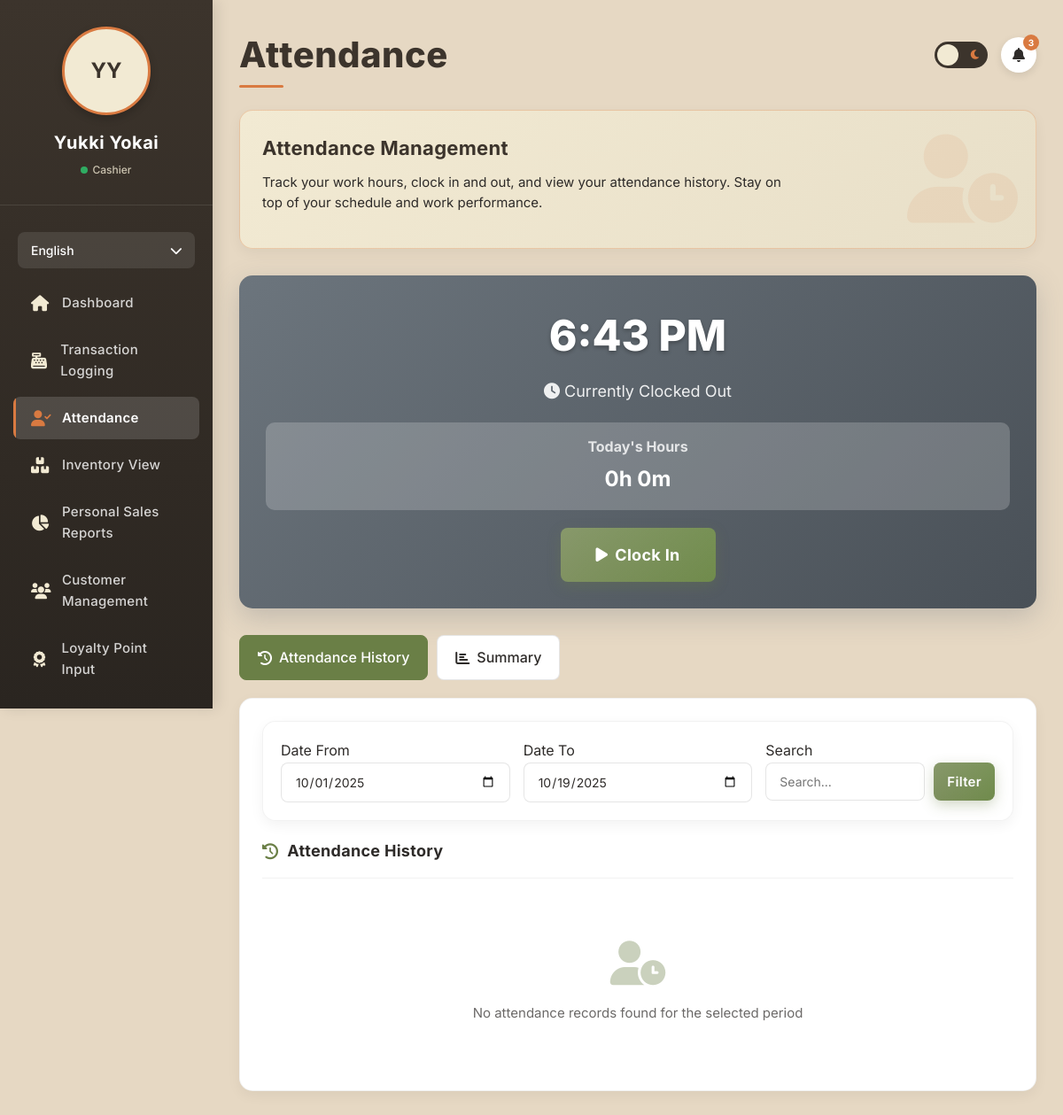
The page /Employee/attendance.php (signed in) on the database as committed earlier.
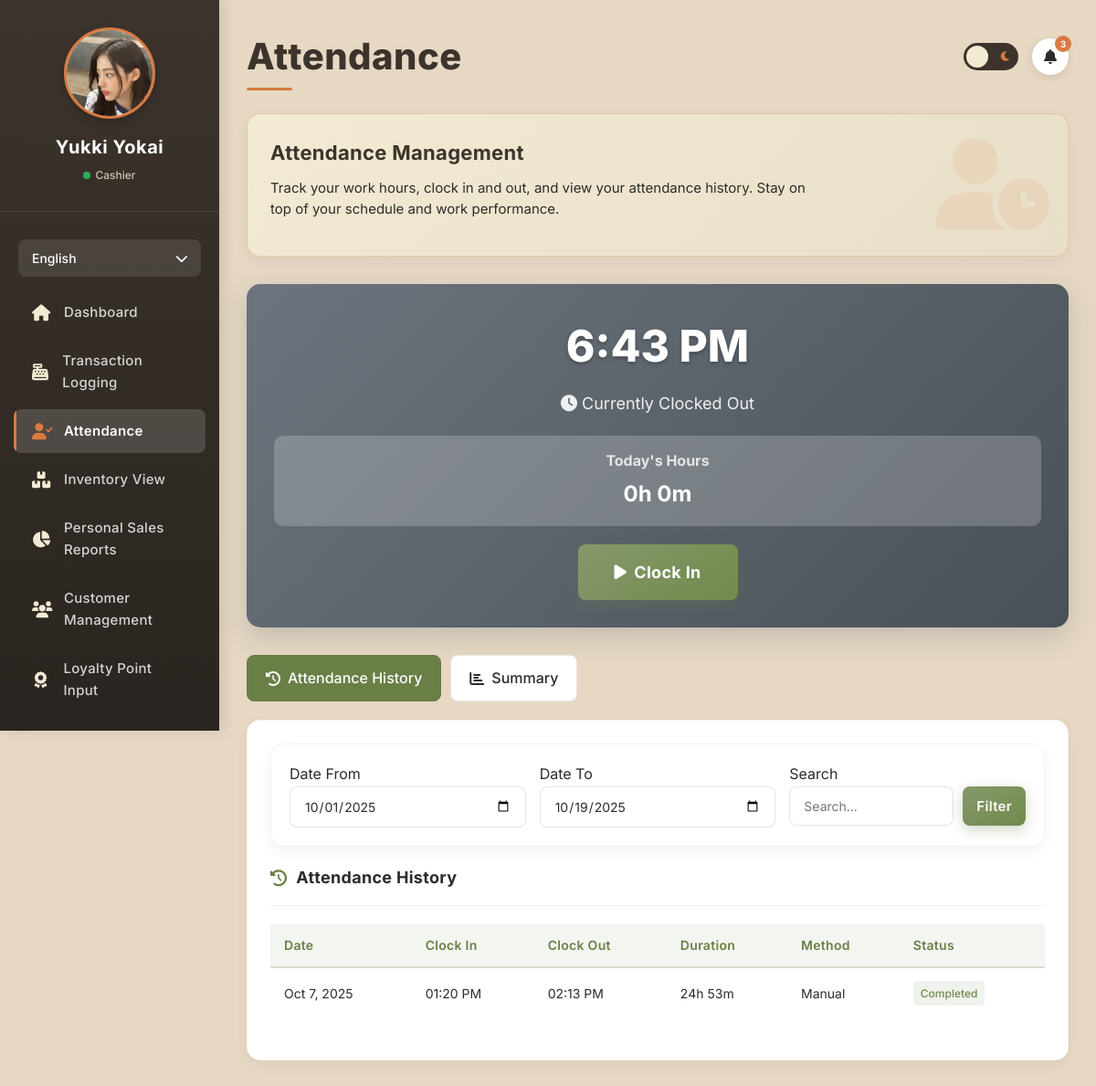
The same page on the database as committed later.
### tables this page shows
CREATE TABLE `employees` (
  `id` int(11) NOT NULL AUTO_INCREMENT,
  `first_name` varchar(100) NOT NULL,
  `last_name` varchar(100) NOT NULL,
  `username` varchar(50) NOT NULL,
  `password_hash` varchar(255) NOT NULL,
  `is_verified` tinyint(1) NOT NULL DEFAULT 0,
  `role_id` int(11) NOT NULL,
  `contact_number` varchar(20) DEFAULT NULL,
  `email` varchar(100) DEFAULT NULL,
  `profile_photo` varchar(255) DEFAULT NULL,
  `resume` varchar(255) DEFAULT NULL,
  `is_active` tinyint(1) DEFAULT 1,
  `created_at` timestamp NOT NULL DEFAULT current_timestamp(),
  `updated_at` timestamp NOT NULL DEFAULT current_timestamp() ON UPDATE current_timestamp(),
  `address` text DEFAULT NULL,
  `two_factor_auth` tinyint(1) DEFAULT 0,
  `two_factor_secret` varchar(32) DEFAULT NULL,
  `backup_codes` text DEFAULT NULL,
  `last_login` datetime DEFAULT NULL,
  `reset_token` varchar(64) DEFAULT NULL,
  `reset_token_expires` datetime DEFAULT NULL,
  PRIMARY KEY (`id`),
  UNIQUE KEY `username` (`username`),
  KEY `fk_employee_role` (`role_id`),
  CONSTRAINT `fk_employee_role` FOREIGN KEY (`role_id`) REFERENCES `employee_roles` (`id`)
);

CREATE TABLE `employee_roles` (
  `id` int(11) NOT NULL AUTO_INCREMENT,
  `role_name` varchar(50) NOT NULL,
  `description` text DEFAULT NULL,
  `is_active` tinyint(1) DEFAULT 1,
  PRIMARY KEY (`id`)
);

### Employee/attendance.php (the view, shortened to what the changed rows need)
<?php
require_once 'db_connection.php';
$language = 'en';
$t = $translations[$language];
$employee_id = $_SESSION['employee_id'];
$query = "SELECT e.*, r.role_name
          FROM employees e
          JOIN employee_roles r ON e.role_id = r.id
          WHERE e.id = ?";
$stmt = $conn->prepare($query);
$stmt->bind_param("i", $employee_id);
$stmt->execute();
$result = $stmt->get_result();
$employee = $result->fetch_assoc();
$employee_name = $employee['first_name'] . ' ' . $employee['last_name'];
$employee_role = $employee['role_name'];
$employee_initials = strtoupper(substr($employee['first_name'], 0, 1) . substr($employee['last_name'], 0, 1));
$date_from = $_GET['date_from'] ?? date('Y-m-01');
$date_to = $_GET['date_to'] ?? date('Y-m-d');
$attendance_query = "SELECT
    DATE(login_time) as date,
    TIME(login_time) as clock_in_time,
    TIME(logout_time) as clock_out_time,
    method,
    CASE
        WHEN logout_time IS NULL THEN 'Active'
        ELSE 'Completed'
    END as status,
    CASE
        WHEN logout_time IS NOT NULL THEN
            TIMESTAMPDIFF(MINUTE, login_time, logout_time)
        ELSE
            TIMESTAMPDIFF(MINUTE, login_time, NOW())
    END as duration_minutes
    FROM attendance_logs
    WHERE employee_id = ?
    AND DATE(login_time) BETWEEN ? AND ?";
$params = [$employee_id, $date_from, $date_to];
$types = "iss";
$attendance_query .= " ORDER BY login_time DESC LIMIT 20";
$stmt = $conn->prepare($attendance_query);
$stmt->bind_param($types, ...$params);
$stmt->execute();
$attendance_history = $stmt->get_result()->fetch_all(MYSQLI_ASSOC);
?>
<!DOCTYPE html>
<html lang="en">
<head>
    <link rel="stylesheet" href="https://cdnjs.cloudflare.com/ajax/libs/font-awesome/6.0.0-beta3/css/all.min.css">
</head>
<body>
    <div class="sidebar" id="sidebar">
        <div class="sidebar-header">
            <div class="user-avatar">
                <?php if (!empty($employee['profile_photo']) && file_exists($employee['profile_photo'])): ?>
                    <img src="<?php echo htmlspecialchars($employee['profile_photo']); ?>" alt="Profile">
                <?php else: ?>
                    <?php echo $employee_initials; ?>
                <?php endif; ?>
            </div>
            <div class="user-name"><?php echo htmlspecialchars($employee_name); ?></div>
            <div class="user-status">
                <span class="status-indicator"></span>
                <span><?php echo htmlspecialchars($employee_role); ?></span>
            </div>
        </div>
    </div>
    <div class="main-content">
        <div class="header">
            <h1 class="page-title"><?php echo $t['attendance']; ?></h1>
        </div>
        <div class="welcome-banner">
            <div class="welcome-content">
                <h2><?php echo $t['attendance_management']; ?></h2>
            </div>
        </div>
        <div id="attendance-history" class="dashboard-card">
            <div class="card-header">
                <h2 class="card-title"><i class="fas fa-history"></i> <?php echo $t['attendance_history']; ?></h2>
            </div>
            <?php if (!empty($attendance_history)): ?>
                <div class="table-responsive">
                    <table>
                        <thead>
                            <tr>
                                <th><?php echo $t['date']; ?></th>
                                <th><?php echo $t['clock_in_time']; ?></th>
                                <th><?php echo $t['clock_out_time']; ?></th>
                                <th><?php echo $t['duration']; ?></th>
                                <th><?php echo $t['method']; ?></th>
                                <th><?php echo $t['status']; ?></th>
                            </tr>
                        </thead>
                        <tbody>
                            <?php foreach ($attendance_history as $record): ?>
                                <tr>
                                    <td><?php echo date('M j, Y', strtotime($record['date'])); ?></td>
                                    <td><?php echo $record['clock_in_time'] ? date('h:i A', strtotime($record['clock_in_time'])) : '-'; ?></td>
                                    <td><?php echo $record['clock_out_time'] ? date('h:i A', strtotime($record['clock_out_time'])) : '-'; ?></td>
                                    <td>
                                        <?php
                                        $hours = floor($record['duration_minutes'] / 60);
                                        $mins = $record['duration_minutes'] % 60;
                                        echo $hours . 'h ' . $mins . 'm';
                                        ?>
                                    </td>
                                    <td><?php echo htmlspecialchars($record['method']); ?></td>
                                    <td>
                                        <span class="badge <?php echo $record['status'] === 'Active' ? 'badge-active' : 'badge-success'; ?>">
                                            <?php echo $record['status'] === 'Active' ? $t['active'] : $t['completed']; ?>
                                        </span>
                                    </td>
                                </tr>
                            <?php endforeach; ?>
                        </tbody>
                    </table>
                </div>
            <?php else: ?>
                <div class="empty-state">
                    <i class="fas fa-user-clock"></i>
                    <p><?php echo $t['no_attendance_records']; ?></p>
                </div>
            <?php endif; ?>
        </div>
    </div>
</body>
</html>

Rows that differ between the two databases and show on the page:
changed employees "Yukki Yokai": profile_photo: picture added; employee_initials "YY" → (not shown)
Other text that changed with them:
$t['date']: (not shown) → "Date"
$t['clock_in_time']: (not shown) → "Clock In"
$t['clock_out_time']: (not shown) → "Clock Out"
$t['duration']: (not shown) → "Duration"
$t['method']: (not shown) → "Method"
$t['status']: (not shown) → "Status"
$t['no_attendance_records']: "No attendance records found for the selected period" → (not shown)
new list line: "Oct 7, 2025 01:20 PM 02:13 PM 24 h 53 m Manual Completed"
